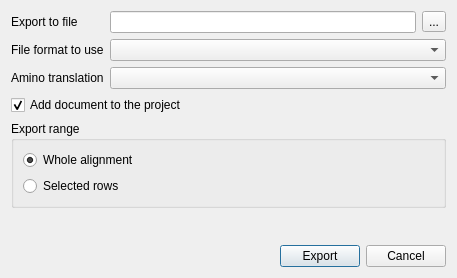
<?xml version="1.0" encoding="UTF-8"?>
<ui version="4.0">
 <class>U2::ExportMSA2MSADialog</class>
 <widget class="QDialog" name="U2::ExportMSA2MSADialog">
  <property name="geometry">
   <rect>
    <x>0</x>
    <y>0</y>
    <width>457</width>
    <height>278</height>
   </rect>
  </property>
  <property name="sizePolicy">
   <sizepolicy hsizetype="Preferred" vsizetype="Minimum">
    <horstretch>0</horstretch>
    <verstretch>0</verstretch>
   </sizepolicy>
  </property>
  <property name="windowTitle">
   <string>Export Nucleic Alignment to Amino Translation</string>
  </property>
  <layout class="QVBoxLayout" name="verticalLayout">
   <item>
    <layout class="QGridLayout" name="gridLayout">
     <item row="0" column="0">
      <widget class="QLabel" name="fileLabel">
       <property name="text">
        <string>Export to file</string>
       </property>
      </widget>
     </item>
     <item row="0" column="1">
      <widget class="QLineEdit" name="fileNameEdit"/>
     </item>
     <item row="0" column="2">
      <widget class="QToolButton" name="fileButton">
       <property name="text">
        <string>...</string>
       </property>
      </widget>
     </item>
     <item row="1" column="0">
      <widget class="QLabel" name="formatLabel">
       <property name="text">
        <string>File format to use</string>
       </property>
      </widget>
     </item>
     <item row="1" column="1" colspan="2">
      <widget class="QComboBox" name="formatCombo"/>
     </item>
     <item row="2" column="0">
      <widget class="QLabel" name="translationLabel">
       <property name="text">
        <string>Amino translation</string>
       </property>
      </widget>
     </item>
     <item row="2" column="1" colspan="2">
      <widget class="QComboBox" name="translationCombo"/>
     </item>
    </layout>
   </item>
   <item>
    <widget class="QCheckBox" name="addDocumentButton">
     <property name="text">
      <string>Add document to the project</string>
     </property>
     <property name="checked">
      <bool>true</bool>
     </property>
    </widget>
   </item>
   <item>
    <widget class="QGroupBox" name="rangeGroupBox">
     <property name="title">
      <string>Export range</string>
     </property>
     <layout class="QVBoxLayout" name="verticalLayout_2">
      <item>
       <widget class="QRadioButton" name="wholeRangeButton">
        <property name="text">
         <string>Whole alignment</string>
        </property>
        <property name="checked">
         <bool>true</bool>
        </property>
       </widget>
      </item>
      <item>
       <widget class="QRadioButton" name="selectedRangeButton">
        <property name="text">
         <string>Selected rows</string>
        </property>
       </widget>
      </item>
     </layout>
    </widget>
   </item>
   <item>
    <spacer name="verticalSpacer">
     <property name="orientation">
      <enum>Qt::Vertical</enum>
     </property>
     <property name="sizeType">
      <enum>QSizePolicy::Expanding</enum>
     </property>
     <property name="sizeHint" stdset="0">
      <size>
       <width>20</width>
       <height>40</height>
      </size>
     </property>
    </spacer>
   </item>
   <item>
    <layout class="QHBoxLayout" name="horizontalLayout">
     <item>
      <spacer name="horizontalSpacer">
       <property name="orientation">
        <enum>Qt::Horizontal</enum>
       </property>
       <property name="sizeHint" stdset="0">
        <size>
         <width>40</width>
         <height>20</height>
        </size>
       </property>
      </spacer>
     </item>
     <item>
      <widget class="QPushButton" name="exportButton">
       <property name="text">
        <string>Export</string>
       </property>
      </widget>
     </item>
     <item>
      <widget class="QPushButton" name="cancelButton">
       <property name="text">
        <string>Cancel</string>
       </property>
      </widget>
     </item>
    </layout>
   </item>
  </layout>
 </widget>
 <resources/>
 <connections>
  <connection>
   <sender>cancelButton</sender>
   <signal>clicked()</signal>
   <receiver>U2::ExportMSA2MSADialog</receiver>
   <slot>reject()</slot>
   <hints>
    <hint type="sourcelabel">
     <x>413</x>
     <y>339</y>
    </hint>
    <hint type="destinationlabel">
     <x>230</x>
     <y>180</y>
    </hint>
   </hints>
  </connection>
 </connections>
</ui>
